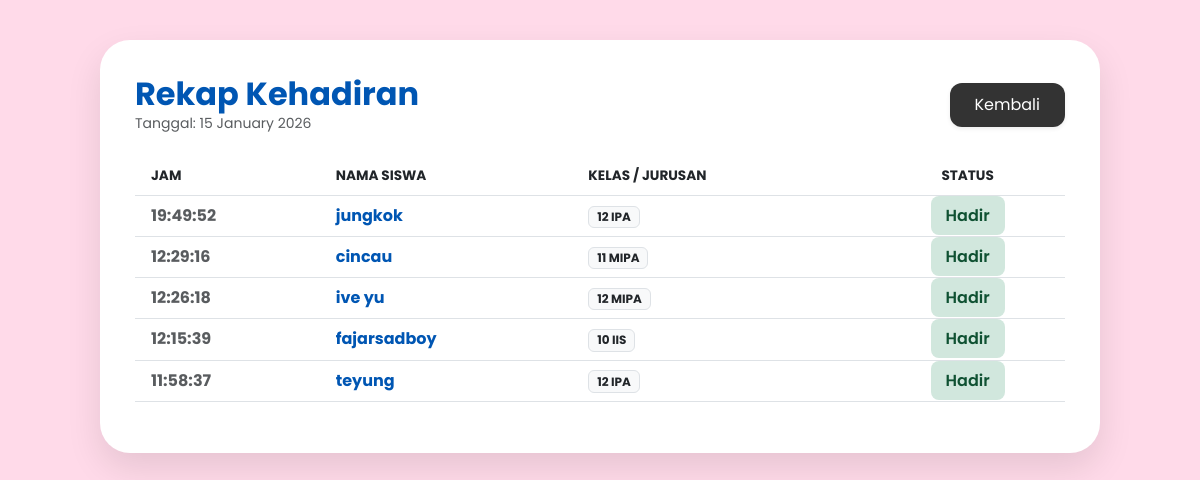
The page /admin/rekap-absensi.php on the database its author committed.
### tables this page shows
CREATE TABLE `absensi` (
  `id` int(11) NOT NULL,
  `user_id` int(11) NOT NULL,
  `tanggal` date NOT NULL DEFAULT curdate(),
  `jam_masuk` time NOT NULL DEFAULT curtime(),
  `status` enum('Hadir','Izin','Sakit') DEFAULT 'Hadir',
  `keterangan` enum('Hadir','Sakit','Izin','Alpa') DEFAULT 'Hadir',
  `bukti_foto` varchar(255) DEFAULT NULL,
  `status_validasi` enum('Pending','Disetujui','Ditolak') DEFAULT 'Pending'
);

CREATE TABLE `users` (
  `id` int(11) NOT NULL,
  `nama_lengkap` varchar(100) DEFAULT NULL,
  `kelas` varchar(20) DEFAULT NULL,
  `username` varchar(50) NOT NULL,
  `password` varchar(255) NOT NULL,
  `role` enum('admin','siswa') NOT NULL DEFAULT 'siswa',
  `foto` varchar(255) DEFAULT NULL,
  `created_at` timestamp NOT NULL DEFAULT current_timestamp()
);

### admin/rekap-absensi.php (the view, shortened to what this page needs)
<?php
include '../includes/db.php';
$tgl_hari_ini = date('Y-m-d');
$query = mysqli_query($conn, "SELECT absensi.*, users.nama_lengkap, users.kelas
                              FROM absensi
                              JOIN users ON absensi.user_id = users.id
                              WHERE absensi.tanggal = '$tgl_hari_ini'
                              ORDER BY absensi.jam_masuk DESC");
?>
<!DOCTYPE html>
<html lang="id">
<head>
    <link href="https://cdn.jsdelivr.net/npm/bootstrap@5.3.0/dist/css/bootstrap.min.css" rel="stylesheet">
</head>
<body>
<div class="card-rekap">
    <div class="d-flex justify-content-between align-items-center mb-4">
        <div>
            <h2 class="fw-bold text-blue m-0">Rekap Kehadiran</h2>
            <p class="text-muted small m-0">Tanggal: <?= date('d F Y', strtotime($tgl_hari_ini)); ?></p>
        </div>
        <a href="dashboard.php" class="btn-kembali shadow-sm">Kembali</a>
    </div>
    <div class="table-responsive">
        <table class="table table-hover align-middle">
            <thead>
                <tr>
                    <th class="ps-3">JAM</th>
                    <th>NAMA SISWA</th>
                    <th>KELAS / JURUSAN</th>
                    <th class="text-center">STATUS</th>
                </tr>
            </thead>
            <tbody>
                <?php if(mysqli_num_rows($query) > 0): ?>
                    <?php while($row = mysqli_fetch_assoc($query)) : ?>
                    <tr>
                        <td class="ps-3 fw-bold text-muted"><?= $row['jam_masuk']; ?></td>
                        <td>
                            <div class="text-blue"><?= $row['nama_lengkap']; ?></div>
                        </td>
                        <td><span class="badge bg-light text-dark border"><?= !empty($row['kelas']) ? $row['kelas'] : '-'; ?></span></td>
                        <td class="text-center">
                            <span class="badge-hadir">Hadir</span>
                        </td>
                    </tr>
                    <?php endwhile; ?>
                <?php else: ?>
                    <tr>
                        <td colspan="4" class="text-center py-5 text-muted">Belum ada data hari ini.</td>
                    </tr>
                <?php endif; ?>
            </tbody>
        </table>
    </div>
</div>
</body>
</html>

### admin/rekap-absensi.php (style rules this page uses)
body { background: #FFDAE9; font-family: 'Poppins', sans-serif; padding: 40px 20px; }
.card-rekap { background: white; border-radius: 30px; border: none; box-shadow: 0 15px 35px rgba(0,0,0,0.1); padding: 35px; max-width: 1000px; margin: auto; }
.text-blue { color: #0056b3; font-weight: 700; }
.table thead { background: #f8f9fa; color: #666; font-size: 0.85rem; }
.badge-hadir { background: #d1e7dd; color: #0f5132; font-weight: 600; border-radius: 8px; padding: 8px 15px; }
.btn-kembali { background: #333; color: white; border-radius: 12px; padding: 10px 25px; text-decoration: none; transition: 0.3s; }

### rows shown on the page
absensi: jam_masuk "19:49:52", user.nama_lengkap "jungkok", user.kelas "12 IPA"
absensi: jam_masuk "12:29:16", user.nama_lengkap "cincau", user.kelas "11 MIPA"
absensi: jam_masuk "12:26:18", user.nama_lengkap "ive yu", user.kelas "12 MIPA"
absensi: jam_masuk "12:15:39", user.nama_lengkap "fajarsadboy", user.kelas "10 IIS"
absensi: jam_masuk "11:58:37", user.nama_lengkap "teyung", user.kelas "12 IPA"
